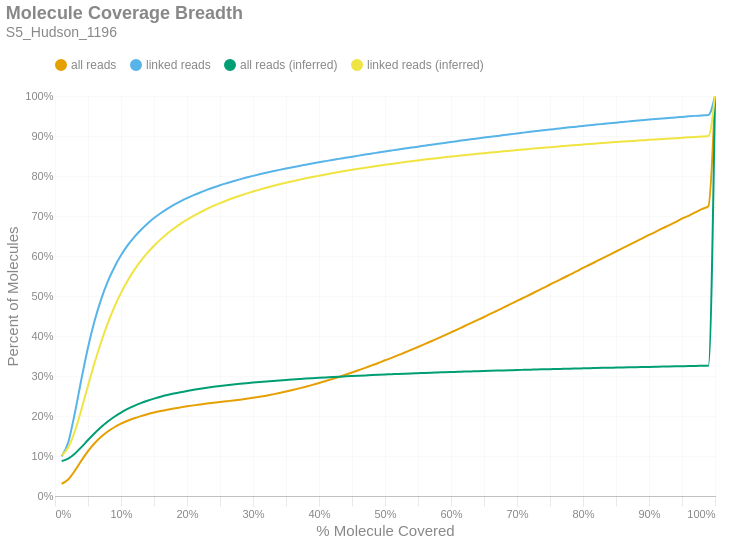

Notebook source saved alongside this figure:
### Markdown cell above
### Molecule Read Coverage
This chart shows molecule coverage breadth as computed by the number of bases aligned to that molecule. In other words, "*how much of each unique long molecule is actually sequenced/aligned?*" Keep in mind there is a distinction between sequences and alignments, since some sequences belonging to a particular molecule may not align well and wouldn't appear in the alignment data. This chart also shows molecule coverage breadth as computed by the *inferred fragment* from which the aligned sequences originate. Unlike read coverage, this calculation takes into account the total insert size, including unsequenced gaps between the forward and reverse reads. Like the previous figures, these are cumulative percents.

### Code cell
if SKIPLR:
    print_html(f"Skipped")
else:
    binned_df = consolidated_hist(valids['coverage_bp'], mask, 0.01, True)
    binned_df_inf = consolidated_hist(valids['coverage_inserts'], mask, 0.01, True)
    binned_df = binned_df.with_columns(pl.lit(binned_df_inf['all reads (cumsum)']).alias('all reads (inferred)'))
    binned_df = binned_df.with_columns(pl.lit(binned_df_inf['linked reads (cumsum)']).alias('linked reads (inferred)'))
    binned_df = binned_df.with_columns(
        (pl.col('bin').cast(pl.Float64) + 0.01).alias('right_edge')
    )

    with SafeRender(binned_df):
        (
            density_plot(binned_df, 'Molecule Coverage Breadth', samplename, 'molcov', ['all reads (inferred)','linked reads (inferred)'])
            .encode(
                #x=alt.X('bin:Q', title="% Molecule Covered").axis(format = '%').scale(padding=0),
                x=alt.X('right_edge:Q', title="% Molecule Covered").axis(format='%').scale(padding=0),
                y=alt.Y('value:Q', title='Percent of Molecules')
                    .axis(format='%')
                    .stack(False)
                    .scale(domainMin=0, padding=0),
                color=alt.Color("key:N").scale(domain = ["all reads", "linked reads", "all reads (inferred)", "linked reads (inferred)"]),
                tooltip = [
                    alt.Tooltip("key:N", title = "Data Type"),
                    alt.Tooltip("range_label:N", title="% Molecule Covered"),
                    alt.Tooltip("value:Q", format = ".2%", title="% Molecules")
                ]
            )
        ).display()

### Figure 1 — Vega-Lite specification as saved in the notebook (floating-point values rounded to 4 significant figures)
{"width": "container", "height": 400, "config": {"title": {"anchor": "start", "dy": -15, "fontSize": 18, "color": "#888888", "subtitleColor": "#888888", "subtitleFontSize": 14}, "arc": {"fill": "#0072B2"}, "axis": {"domainColor": "#888888", "domainWidth": 0.5, "gridWidth": 0.2, "grid": false, "titleFontWeight": 400, "titleFontSize": 15, "labelFontSize": 11, "labelColor": "#888888", "tickColor": "#888888", "tickWidth": 0.2, "titleColor": "#888888"}, "axisBand": {"grid": false}, "axisX": {"grid": true, "tickSize": 10, "domainCap": "round"}, "axisY": {"domain": false, "grid": true, "tickSize": 0, "domainCap": "round"}, "background": "transparent", "header": {"labelFontSize": 15, "labelColor": "#888888", "titleFontSize": 15, "titleFontWeight": 600, "titleColor": "#888888"}, "legend": {"labelFont": "sans-serif", "labelFontSize": 12, "labelColor": "#888888", "symbolSize": 100, "symbolType": "circle", "titleFontSize": 12, "titlePadding": 10, "titleColor": "#888888", "title": null, "orient": "top"}, "range": {"category": ["#E69F00", "#56B4E9", "#009E73", "#F0E442", "#0072B2", "#D55E00", "#CC79A7", "#000000"], "diverging": ["#cfe8f3", "#a2d4ec", "#73bfe2", "#46abdb", "#1696d2", "#12719e"]}, "area": {"fill": "#0072B2", "fillOpacity": 0.7, "line": true, "strokeOpacity": 0.7}, "line": {"color": "#0072B2", "stroke": "#0072B2", "strokeWidth": 2}, "trail": {"color": "#0072B2", "stroke": "#0072B2", "strokeWidth": 0, "size": 1}, "point": {"filled": true, "fillOpacity": 1.0, "size": 95}, "text": {"color": "#888888", "fontSize": 11, "align": "right", "fontWeight": 400, "size": 11}, "bar": {"fill": "#0072B2", "stroke": null}, "view": {"stroke": null, "continuousWidth": 660, "continuousHeight": 400}}, "data": {"name": "data-9ef10f3ca62cff7d3837594afa25a64b"}, "mark": {"type": "line", "interpolate": "monotone", "point": {"opacity": 0, "size": 275}}, "encoding": {"color": {"field": "key", "scale": {"domain": ["all reads", "linked reads", "all reads (inferred)", "linked reads (inferred)"]}, "type": "nominal"}, "tooltip": [{"field": "key", "title": "Data Type", "type": "nominal"}, {"field": "range_label", "title": "% Molecule Covered", "type": "nominal"}, {"field": "value", "format": ".2%", "title": "% Molecules", "type": "quantitative"}], "x": {"axis": {"format": "%"}, "field": "right_edge", "scale": {"padding": 0}, "title": "% Molecule Covered", "type": "quantitative"}, "y": {"axis": {"format": "%"}, "field": "value", "scale": {"domainMin": 0, "padding": 0}, "stack": false, "title": "Percent of Molecules", "type": "quantitative"}}, "params": [{"name": "param_c36ac31b6afebe62", "select": {"type": "point", "fields": ["key"]}, "bind": "legend"}], "title": {"text": "Molecule Coverage Breadth", "subtitle": "S5_Hudson_1196"}, "transform": [{"fold": ["all reads (cumsum)", "linked reads (cumsum)", "all reads (inferred)", "linked reads (inferred)"]}, {"calculate": "replace(datum.key, ' (cumsum)', '')", "as": "key"}, {"filter": {"param": "param_c36ac31b6afebe62"}}], "usermeta": {"embedOptions": {"downloadFileName": "S5_Hudson_1196.molcov"}}, "$schema": "https://vega.github.io/schema/vega-lite/v6.1.0.json", "datasets": {"data-9ef10f3ca62cff7d3837594afa25a64b": [{"bin": "0.0", "interval": "0.0-0.01", "all reads": 0.03055, "linked reads": 0.09915, "all reads (cumsum)": 0.03055, "linked reads (cumsum)": 0.09915, "range_label": "0.0-0.01", "all reads (inferred)": 0.08726, "linked reads (inferred)": 0.1014, "right_edge": 0.01}, {"bin": "0.01", "interval": "0.01-0.02", "all reads": 0.01065, "linked reads": 0.03469, "all reads (cumsum)": 0.0412, "linked reads (cumsum)": 0.1338, "range_label": "0.01-0.02", "all reads (inferred)": 0.09349, "linked reads (inferred)": 0.1211, "right_edge": 0.02}, {"bin": "0.02", "interval": "0.02-0.03", "all reads": 0.02192, "linked reads": 0.07294, "all reads (cumsum)": 0.06312, "linked reads (cumsum)": 0.2068, "range_label": "0.02-0.03", "all reads (inferred)": 0.1057, "linked reads (inferred)": 0.1612, "right_edge": 0.03}, {"bin": "0.03", "interval": "0.03-0.04", "all reads": 0.02544, "linked reads": 0.08523, "all reads (cumsum)": 0.08856, "linked reads (cumsum)": 0.292, "range_label": "0.03-0.04", "all reads (inferred)": 0.1221, "linked reads (inferred)": 0.2161, "right_edge": 0.04}, {"bin": "0.04", "interval": "0.04-0.05", "all reads": 0.02354, "linked reads": 0.07916, "all reads (cumsum)": 0.1121, "linked reads (cumsum)": 0.3712, "range_label": "0.04-0.05", "all reads (inferred)": 0.1399, "linked reads (inferred)": 0.2757, "right_edge": 0.05}, {"bin": "0.05", "interval": "0.05-0.06", "all reads": 0.01987, "linked reads": 0.06686, "all reads (cumsum)": 0.132, "linked reads (cumsum)": 0.438, "range_label": "0.05-0.06", "all reads (inferred)": 0.1568, "linked reads (inferred)": 0.333, "right_edge": 0.06}, {"bin": "0.06", "interval": "0.06-0.07", "all reads": 0.01613, "linked reads": 0.05423, "all reads (cumsum)": 0.1481, "linked reads (cumsum)": 0.4923, "range_label": "0.06-0.07", "all reads (inferred)": 0.1724, "linked reads (inferred)": 0.3856, "right_edge": 0.07}, {"bin": "0.07", "interval": "0.07-0.08", "all reads": 0.01315, "linked reads": 0.04419, "all reads (cumsum)": 0.1613, "linked reads (cumsum)": 0.5365, "range_label": "0.07-0.08", "all reads (inferred)": 0.1862, "linked reads (inferred)": 0.4323, "right_edge": 0.08}, {"bin": "0.08", "interval": "0.08-0.09", "all reads": 0.01061, "linked reads": 0.03559, "all reads (cumsum)": 0.1719, "linked reads (cumsum)": 0.572, "range_label": "0.08-0.09", "all reads (inferred)": 0.1982, "linked reads (inferred)": 0.4729, "right_edge": 0.09}, {"bin": "0.09", "interval": "0.09-0.1", "all reads": 0.008867, "linked reads": 0.02965, "all reads (cumsum)": 0.1807, "linked reads (cumsum)": 0.6017, "range_label": "0.09-0.1", "all reads (inferred)": 0.2086, "linked reads (inferred)": 0.5079, "right_edge": 0.1}, {"bin": "0.1", "interval": "0.1-0.11", "all reads": 0.007411, "linked reads": 0.0248, "all reads (cumsum)": 0.1881, "linked reads (cumsum)": 0.6265, "range_label": "0.1-0.11", "all reads (inferred)": 0.2176, "linked reads (inferred)": 0.5383, "right_edge": 0.11}, {"bin": "0.11", "interval": "0.11-0.12", "all reads": 0.00625, "linked reads": 0.02081, "all reads (cumsum)": 0.1944, "linked reads (cumsum)": 0.6473, "range_label": "0.11-0.12", "all reads (inferred)": 0.2254, "linked reads (inferred)": 0.5647, "right_edge": 0.12}, {"bin": "0.12", "interval": "0.12-0.13", "all reads": 0.005352, "linked reads": 0.01785, "all reads (cumsum)": 0.1997, "linked reads (cumsum)": 0.6652, "range_label": "0.12-0.13", "all reads (inferred)": 0.2322, "linked reads (inferred)": 0.5878, "right_edge": 0.13}, {"bin": "0.13", "interval": "0.13-0.14", "all reads": 0.004754, "linked reads": 0.01575, "all reads (cumsum)": 0.2045, "linked reads (cumsum)": 0.6809, "range_label": "0.13-0.14", "all reads (inferred)": 0.2381, "linked reads (inferred)": 0.6077, "right_edge": 0.14}, {"bin": "0.14", "interval": "0.14-0.15", "all reads": 0.004207, "linked reads": 0.01391, "all reads (cumsum)": 0.2087, "linked reads (cumsum)": 0.6948, "range_label": "0.14-0.15", "all reads (inferred)": 0.2434, "linked reads (inferred)": 0.6258, "right_edge": 0.15}, {"bin": "0.15", "interval": "0.15-0.16", "all reads": 0.003707, "linked reads": 0.01215, "all reads (cumsum)": 0.2124, "linked reads (cumsum)": 0.707, "range_label": "0.15-0.16", "all reads (inferred)": 0.2481, "linked reads (inferred)": 0.6416, "right_edge": 0.16}, {"bin": "0.16", "interval": "0.16-0.17", "all reads": 0.00337, "linked reads": 0.01096, "all reads (cumsum)": 0.2158, "linked reads (cumsum)": 0.7179, "range_label": "0.16-0.17", "all reads (inferred)": 0.2523, "linked reads (inferred)": 0.6558, "right_edge": 0.17}, {"bin": "0.17", "interval": "0.17-0.18", "all reads": 0.003055, "linked reads": 0.009811, "all reads (cumsum)": 0.2188, "linked reads (cumsum)": 0.7278, "range_label": "0.17-0.18", "all reads (inferred)": 0.2562, "linked reads (inferred)": 0.6687, "right_edge": 0.18}, {"bin": "0.18", "interval": "0.18-0.19", "all reads": 0.002738, "linked reads": 0.008703, "all reads (cumsum)": 0.2216, "linked reads (cumsum)": 0.7365, "range_label": "0.18-0.19", "all reads (inferred)": 0.2596, "linked reads (inferred)": 0.6804, "right_edge": 0.19}, {"bin": "0.19", "interval": "0.19-0.2", "all reads": 0.002585, "linked reads": 0.008102, "all reads (cumsum)": 0.2242, "linked reads (cumsum)": 0.7446, "range_label": "0.19-0.2", "all reads (inferred)": 0.2627, "linked reads (inferred)": 0.6908, "right_edge": 0.2}, {"bin": "0.2", "interval": "0.2-0.21", "all reads": 0.002429, "linked reads": 0.007511, "all reads (cumsum)": 0.2266, "linked reads (cumsum)": 0.7521, "range_label": "0.2-0.21", "all reads (inferred)": 0.2656, "linked reads (inferred)": 0.7004, "right_edge": 0.21}, {"bin": "0.21", "interval": "0.21-0.22", "all reads": 0.002246, "linked reads": 0.006809, "all reads (cumsum)": 0.2288, "linked reads (cumsum)": 0.7589, "range_label": "0.21-0.22", "all reads (inferred)": 0.2682, "linked reads (inferred)": 0.7091, "right_edge": 0.22}, {"bin": "0.22", "interval": "0.22-0.23", "all reads": 0.002133, "linked reads": 0.006306, "all reads (cumsum)": 0.231, "linked reads (cumsum)": 0.7652, "range_label": "0.22-0.23", "all reads (inferred)": 0.2707, "linked reads (inferred)": 0.7175, "right_edge": 0.23}, {"bin": "0.23", "interval": "0.23-0.24", "all reads": 0.002076, "linked reads": 0.006007, "all reads (cumsum)": 0.233, "linked reads (cumsum)": 0.7712, "range_label": "0.23-0.24", "all reads (inferred)": 0.2729, "linked reads (inferred)": 0.7252, "right_edge": 0.24}, {"bin": "0.24", "interval": "0.24-0.25", "all reads": 0.001973, "linked reads": 0.005542, "all reads (cumsum)": 0.235, "linked reads (cumsum)": 0.7767, "range_label": "0.24-0.25", "all reads (inferred)": 0.275, "linked reads (inferred)": 0.7322, "right_edge": 0.25}, {"bin": "0.25", "interval": "0.25-0.26", "all reads": 0.001897, "linked reads": 0.005165, "all reads (cumsum)": 0.2369, "linked reads (cumsum)": 0.7819, "range_label": "0.25-0.26", "all reads (inferred)": 0.277, "linked reads (inferred)": 0.7387, "right_edge": 0.26}, {"bin": "0.26", "interval": "0.26-0.27", "all reads": 0.001921, "linked reads": 0.004997, "all reads (cumsum)": 0.2388, "linked reads (cumsum)": 0.7869, "range_label": "0.26-0.27", "all reads (inferred)": 0.2788, "linked reads (inferred)": 0.7449, "right_edge": 0.27}, {"bin": "0.27", "interval": "0.27-0.28", "all reads": 0.001988, "linked reads": 0.004685, "all reads (cumsum)": 0.2408, "linked reads (cumsum)": 0.7916, "range_label": "0.27-0.28", "all reads (inferred)": 0.2805, "linked reads (inferred)": 0.7506, "right_edge": 0.28}, {"bin": "0.28", "interval": "0.28-0.29", "all reads": 0.002134, "linked reads": 0.004445, "all reads (cumsum)": 0.243, "linked reads (cumsum)": 0.796, "range_label": "0.28-0.29", "all reads (inferred)": 0.2821, "linked reads (inferred)": 0.756, "right_edge": 0.29}, {"bin": "0.29", "interval": "0.29-0.3", "all reads": 0.002405, "linked reads": 0.004306, "all reads (cumsum)": 0.2454, "linked reads (cumsum)": 0.8003, "range_label": "0.29-0.3", "all reads (inferred)": 0.2836, "linked reads (inferred)": 0.7611, "right_edge": 0.3}, {"bin": "0.3", "interval": "0.3-0.31", "all reads": 0.002638, "linked reads": 0.004055, "all reads (cumsum)": 0.248, "linked reads (cumsum)": 0.8044, "range_label": "0.3-0.31", "all reads (inferred)": 0.2851, "linked reads (inferred)": 0.7659, "right_edge": 0.31}, {"bin": "0.31", "interval": "0.31-0.32", "all reads": 0.002882, "linked reads": 0.003781, "all reads (cumsum)": 0.2509, "linked reads (cumsum)": 0.8082, "range_label": "0.31-0.32", "all reads (inferred)": 0.2865, "linked reads (inferred)": 0.7706, "right_edge": 0.32}, {"bin": "0.32", "interval": "0.32-0.33", "all reads": 0.003224, "linked reads": 0.003662, "all reads (cumsum)": 0.2541, "linked reads (cumsum)": 0.8118, "range_label": "0.32-0.33", "all reads (inferred)": 0.2878, "linked reads (inferred)": 0.775, "right_edge": 0.33}, {"bin": "0.33", "interval": "0.33-0.34", "all reads": 0.003355, "linked reads": 0.003502, "all reads (cumsum)": 0.2575, "linked reads (cumsum)": 0.8153, "range_label": "0.33-0.34", "all reads (inferred)": 0.289, "linked reads (inferred)": 0.7792, "right_edge": 0.34}, {"bin": "0.34", "interval": "0.34-0.35", "all reads": 0.003572, "linked reads": 0.003404, "all reads (cumsum)": 0.261, "linked reads (cumsum)": 0.8187, "range_label": "0.34-0.35", "all reads (inferred)": 0.2902, "linked reads (inferred)": 0.7831, "right_edge": 0.35}, {"bin": "0.35", "interval": "0.35-0.36", "all reads": 0.003886, "linked reads": 0.003327, "all reads (cumsum)": 0.2649, "linked reads (cumsum)": 0.8221, "range_label": "0.35-0.36", "all reads (inferred)": 0.2913, "linked reads (inferred)": 0.7869, "right_edge": 0.36}, {"bin": "0.36", "interval": "0.36-0.37", "all reads": 0.004082, "linked reads": 0.00317, "all reads (cumsum)": 0.269, "linked reads (cumsum)": 0.8252, "range_label": "0.36-0.37", "all reads (inferred)": 0.2925, "linked reads (inferred)": 0.7906, "right_edge": 0.37}, {"bin": "0.37", "interval": "0.37-0.38", "all reads": 0.004265, "linked reads": 0.003032, "all reads (cumsum)": 0.2733, "linked reads (cumsum)": 0.8283, "range_label": "0.37-0.38", "all reads (inferred)": 0.2935, "linked reads (inferred)": 0.7942, "right_edge": 0.38}, {"bin": "0.38", "interval": "0.38-0.39", "all reads": 0.004496, "linked reads": 0.003036, "all reads (cumsum)": 0.2778, "linked reads (cumsum)": 0.8313, "range_label": "0.38-0.39", "all reads (inferred)": 0.2945, "linked reads (inferred)": 0.7975, "right_edge": 0.39}, {"bin": "0.39", "interval": "0.39-0.4", "all reads": 0.004741, "linked reads": 0.003033, "all reads (cumsum)": 0.2825, "linked reads (cumsum)": 0.8343, "range_label": "0.39-0.4", "all reads (inferred)": 0.2955, "linked reads (inferred)": 0.8008, "right_edge": 0.4}, {"bin": "0.4", "interval": "0.4-0.41", "all reads": 0.004795, "linked reads": 0.002834, "all reads (cumsum)": 0.2873, "linked reads (cumsum)": 0.8372, "range_label": "0.4-0.41", "all reads (inferred)": 0.2964, "linked reads (inferred)": 0.8039, "right_edge": 0.41}, {"bin": "0.41", "interval": "0.41-0.42", "all reads": 0.005083, "linked reads": 0.002891, "all reads (cumsum)": 0.2924, "linked reads (cumsum)": 0.8401, "range_label": "0.41-0.42", "all reads (inferred)": 0.2973, "linked reads (inferred)": 0.8069, "right_edge": 0.42}, {"bin": "0.42", "interval": "0.42-0.43", "all reads": 0.005245, "linked reads": 0.002745, "all reads (cumsum)": 0.2976, "linked reads (cumsum)": 0.8428, "range_label": "0.42-0.43", "all reads (inferred)": 0.2982, "linked reads (inferred)": 0.8098, "right_edge": 0.43}, {"bin": "0.43", "interval": "0.43-0.44", "all reads": 0.005434, "linked reads": 0.002773, "all reads (cumsum)": 0.3031, "linked reads (cumsum)": 0.8456, "range_label": "0.43-0.44", "all reads (inferred)": 0.2991, "linked reads (inferred)": 0.8126, "right_edge": 0.44}, {"bin": "0.44", "interval": "0.44-0.45", "all reads": 0.005626, "linked reads": 0.002664, "all reads (cumsum)": 0.3087, "linked reads (cumsum)": 0.8482, "range_label": "0.44-0.45", "all reads (inferred)": 0.2999, "linked reads (inferred)": 0.8154, "right_edge": 0.45}, {"bin": "0.45", "interval": "0.45-0.46", "all reads": 0.005794, "linked reads": 0.002721, "all reads (cumsum)": 0.3145, "linked reads (cumsum)": 0.851, "range_label": "0.45-0.46", "all reads (inferred)": 0.3007, "linked reads (inferred)": 0.818, "right_edge": 0.46}, {"bin": "0.46", "interval": "0.46-0.47", "all reads": 0.005874, "linked reads": 0.002655, "all reads (cumsum)": 0.3204, "linked reads (cumsum)": 0.8536, "range_label": "0.46-0.47", "all reads (inferred)": 0.3015, "linked reads (inferred)": 0.8206, "right_edge": 0.47}, {"bin": "0.47", "interval": "0.47-0.48", "all reads": 0.006081, "linked reads": 0.002555, "all reads (cumsum)": 0.3264, "linked reads (cumsum)": 0.8562, "range_label": "0.47-0.48", "all reads (inferred)": 0.3023, "linked reads (inferred)": 0.8231, "right_edge": 0.48}, {"bin": "0.48", "interval": "0.48-0.49", "all reads": 0.005968, "linked reads": 0.002525, "all reads (cumsum)": 0.3324, "linked reads (cumsum)": 0.8587, "range_label": "0.48-0.49", "all reads (inferred)": 0.303, "linked reads (inferred)": 0.8256, "right_edge": 0.49}, {"bin": "0.49", "interval": "0.49-0.5", "all reads": 0.006838, "linked reads": 0.00264, "all reads (cumsum)": 0.3392, "linked reads (cumsum)": 0.8613, "range_label": "0.49-0.5", "all reads (inferred)": 0.3037, "linked reads (inferred)": 0.828, "right_edge": 0.5}, {"bin": "0.5", "interval": "0.5-0.51", "all reads": 0.006042, "linked reads": 0.002446, "all reads (cumsum)": 0.3453, "linked reads (cumsum)": 0.8638, "range_label": "0.5-0.51", "all reads (inferred)": 0.3044, "linked reads (inferred)": 0.8303, "right_edge": 0.51}, {"bin": "0.51", "interval": "0.51-0.52", "all reads": 0.006774, "linked reads": 0.002433, "all reads (cumsum)": 0.3521, "linked reads (cumsum)": 0.8662, "range_label": "0.51-0.52", "all reads (inferred)": 0.3051, "linked reads (inferred)": 0.8326, "right_edge": 0.52}, {"bin": "0.52", "interval": "0.52-0.53", "all reads": 0.006689, "linked reads": 0.002404, "all reads (cumsum)": 0.3587, "linked reads (cumsum)": 0.8686, "range_label": "0.52-0.53", "all reads (inferred)": 0.3058, "linked reads (inferred)": 0.8348, "right_edge": 0.53}, {"bin": "0.53", "interval": "0.53-0.54", "all reads": 0.006926, "linked reads": 0.002352, "all reads (cumsum)": 0.3657, "linked reads (cumsum)": 0.871, "range_label": "0.53-0.54", "all reads (inferred)": 0.3064, "linked reads (inferred)": 0.8369, "right_edge": 0.54}, {"bin": "0.54", "interval": "0.54-0.55", "all reads": 0.006928, "linked reads": 0.002389, "all reads (cumsum)": 0.3726, "linked reads (cumsum)": 0.8734, "range_label": "0.54-0.55", "all reads (inferred)": 0.307, "linked reads (inferred)": 0.839, "right_edge": 0.55}, {"bin": "0.55", "interval": "0.55-0.56", "all reads": 0.007148, "linked reads": 0.002344, "all reads (cumsum)": 0.3797, "linked reads (cumsum)": 0.8757, "range_label": "0.55-0.56", "all reads (inferred)": 0.3077, "linked reads (inferred)": 0.8411, "right_edge": 0.56}, {"bin": "0.56", "interval": "0.56-0.57", "all reads": 0.007222, "linked reads": 0.002361, "all reads (cumsum)": 0.387, "linked reads (cumsum)": 0.8781, "range_label": "0.56-0.57", "all reads (inferred)": 0.3083, "linked reads (inferred)": 0.843, "right_edge": 0.57}, {"bin": "0.57", "interval": "0.57-0.58", "all reads": 0.007183, "linked reads": 0.002286, "all reads (cumsum)": 0.3942, "linked reads (cumsum)": 0.8803, "range_label": "0.57-0.58", "all reads (inferred)": 0.3088, "linked reads (inferred)": 0.8448, "right_edge": 0.58}, {"bin": "0.58", "interval": "0.58-0.59", "all reads": 0.007393, "linked reads": 0.002305, "all reads (cumsum)": 0.4015, "linked reads (cumsum)": 0.8827, "range_label": "0.58-0.59", "all reads (inferred)": 0.3094, "linked reads (inferred)": 0.8467, "right_edge": 0.59}, {"bin": "0.59", "interval": "0.59-0.6", "all reads": 0.007614, "linked reads": 0.002351, "all reads (cumsum)": 0.4092, "linked reads (cumsum)": 0.885, "range_label": "0.59-0.6", "all reads (inferred)": 0.3099, "linked reads (inferred)": 0.8486, "right_edge": 0.6}, {"bin": "0.6", "interval": "0.6-0.61", "all reads": 0.007393, "linked reads": 0.00226, "all reads (cumsum)": 0.4166, "linked reads (cumsum)": 0.8873, "range_label": "0.6-0.61", "all reads (inferred)": 0.3105, "linked reads (inferred)": 0.8503, "right_edge": 0.61}, {"bin": "0.61", "interval": "0.61-0.62", "all reads": 0.007778, "linked reads": 0.00222, "all reads (cumsum)": 0.4243, "linked reads (cumsum)": 0.8895, "range_label": "0.61-0.62", "all reads (inferred)": 0.311, "linked reads (inferred)": 0.8521, "right_edge": 0.62}, {"bin": "0.62", "interval": "0.62-0.63", "all reads": 0.007675, "linked reads": 0.002208, "all reads (cumsum)": 0.432, "linked reads (cumsum)": 0.8917, "range_label": "0.62-0.63", "all reads (inferred)": 0.3115, "linked reads (inferred)": 0.8537, "right_edge": 0.63}, {"bin": "0.63", "interval": "0.63-0.64", "all reads": 0.007768, "linked reads": 0.002159, "all reads (cumsum)": 0.4398, "linked reads (cumsum)": 0.8939, "range_label": "0.63-0.64", "all reads (inferred)": 0.312, "linked reads (inferred)": 0.8554, "right_edge": 0.64}, {"bin": "0.64", "interval": "0.64-0.65", "all reads": 0.007782, "linked reads": 0.002159, "all reads (cumsum)": 0.4476, "linked reads (cumsum)": 0.896, "range_label": "0.64-0.65", "all reads (inferred)": 0.3126, "linked reads (inferred)": 0.8571, "right_edge": 0.65}, {"bin": "0.65", "interval": "0.65-0.66", "all reads": 0.008143, "linked reads": 0.002151, "all reads (cumsum)": 0.4557, "linked reads (cumsum)": 0.8982, "range_label": "0.65-0.66", "all reads (inferred)": 0.313, "linked reads (inferred)": 0.8587, "right_edge": 0.66}, {"bin": "0.66", "interval": "0.66-0.67", "all reads": 0.007786, "linked reads": 0.002067, "all reads (cumsum)": 0.4635, "linked reads (cumsum)": 0.9002, "range_label": "0.66-0.67", "all reads (inferred)": 0.3135, "linked reads (inferred)": 0.8603, "right_edge": 0.67}, {"bin": "0.67", "interval": "0.67-0.68", "all reads": 0.008057, "linked reads": 0.002064, "all reads (cumsum)": 0.4715, "linked reads (cumsum)": 0.9023, "range_label": "0.67-0.68", "all reads (inferred)": 0.314, "linked reads (inferred)": 0.8618, "right_edge": 0.68}, {"bin": "0.68", "interval": "0.68-0.69", "all reads": 0.007943, "linked reads": 0.002019, "all reads (cumsum)": 0.4795, "linked reads (cumsum)": 0.9043, "range_label": "0.68-0.69", "all reads (inferred)": 0.3145, "linked reads (inferred)": 0.8634, "right_edge": 0.69}, {"bin": "0.69", "interval": "0.69-0.7", "all reads": 0.008198, "linked reads": 0.002126, "all reads (cumsum)": 0.4877, "linked reads (cumsum)": 0.9064, "range_label": "0.69-0.7", "all reads (inferred)": 0.3149, "linked reads (inferred)": 0.8649, "right_edge": 0.7}, {"bin": "0.7", "interval": "0.7-0.71", "all reads": 0.008052, "linked reads": 0.001986, "all reads (cumsum)": 0.4957, "linked reads (cumsum)": 0.9084, "range_label": "0.7-0.71", "all reads (inferred)": 0.3154, "linked reads (inferred)": 0.8664, "right_edge": 0.71}, {"bin": "0.71", "interval": "0.71-0.72", "all reads": 0.008022, "linked reads": 0.001943, "all reads (cumsum)": 0.5038, "linked reads (cumsum)": 0.9104, "range_label": "0.71-0.72", "all reads (inferred)": 0.3158, "linked reads (inferred)": 0.8678, "right_edge": 0.72}, {"bin": "0.72", "interval": "0.72-0.73", "all reads": 0.008274, "linked reads": 0.00194, "all reads (cumsum)": 0.512, "linked reads (cumsum)": 0.9123, "range_label": "0.72-0.73", "all reads (inferred)": 0.3163, "linked reads (inferred)": 0.8693, "right_edge": 0.73}, {"bin": "0.73", "interval": "0.73-0.74", "all reads": 0.008096, "linked reads": 0.001898, "all reads (cumsum)": 0.5201, "linked reads (cumsum)": 0.9142, "range_label": "0.73-0.74", "all reads (inferred)": 0.3167, "linked reads (inferred)": 0.8707, "right_edge": 0.74}, {"bin": "0.74", "interval": "0.74-0.75", "all reads": 0.00866, "linked reads": 0.001906, "all reads (cumsum)": 0.5288, "linked reads (cumsum)": 0.9161, "range_label": "0.74-0.75", "all reads (inferred)": 0.3172, "linked reads (inferred)": 0.8721, "right_edge": 0.75}, {"bin": "0.75", "interval": "0.75-0.76", "all reads": 0.007953, "linked reads": 0.001816, "all reads (cumsum)": 0.5367, "linked reads (cumsum)": 0.9179, "range_label": "0.75-0.76", "all reads (inferred)": 0.3175, "linked reads (inferred)": 0.8734, "right_edge": 0.76}, {"bin": "0.76", "interval": "0.76-0.77", "all reads": 0.008272, "linked reads": 0.001876, "all reads (cumsum)": 0.545, "linked reads (cumsum)": 0.9198, "range_label": "0.76-0.77", "all reads (inferred)": 0.318, "linked reads (inferred)": 0.8748, "right_edge": 0.77}, {"bin": "0.77", "interval": "0.77-0.78", "all reads": 0.008195, "linked reads": 0.001806, "all reads (cumsum)": 0.5532, "linked reads (cumsum)": 0.9216, "range_label": "0.77-0.78", "all reads (inferred)": 0.3184, "linked reads (inferred)": 0.8761, "right_edge": 0.78}, {"bin": "0.78", "interval": "0.78-0.79", "all reads": 0.008244, "linked reads": 0.001715, "all reads (cumsum)": 0.5615, "linked reads (cumsum)": 0.9233, "range_label": "0.78-0.79", "all reads (inferred)": 0.3188, "linked reads (inferred)": 0.8773, "right_edge": 0.79}, {"bin": "0.79", "interval": "0.79-0.8", "all reads": 0.0086, "linked reads": 0.001797, "all reads (cumsum)": 0.5701, "linked reads (cumsum)": 0.9251, "range_label": "0.79-0.8", "all reads (inferred)": 0.3192, "linked reads (inferred)": 0.8786, "right_edge": 0.8}, {"bin": "0.8", "interval": "0.8-0.81", "all reads": 0.008053, "linked reads": 0.001659, "all reads (cumsum)": 0.5781, "linked reads (cumsum)": 0.9268, "range_label": "0.8-0.81", "all reads (inferred)": 0.3196, "linked reads (inferred)": 0.88, "right_edge": 0.81}, {"bin": "0.81", "interval": "0.81-0.82", "all reads": 0.008276, "linked reads": 0.001756, "all reads (cumsum)": 0.5864, "linked reads (cumsum)": 0.9285, "range_label": "0.81-0.82", "all reads (inferred)": 0.3199, "linked reads (inferred)": 0.8812, "right_edge": 0.82}, {"bin": "0.82", "interval": "0.82-0.83", "all reads": 0.008349, "linked reads": 0.001642, "all reads (cumsum)": 0.5947, "linked reads (cumsum)": 0.9302, "range_label": "0.82-0.83", "all reads (inferred)": 0.3203, "linked reads (inferred)": 0.8825, "right_edge": 0.83}, {"bin": "0.83", "interval": "0.83-0.84", "all reads": 0.008293, "linked reads": 0.001628, "all reads (cumsum)": 0.603, "linked reads (cumsum)": 0.9318, "range_label": "0.83-0.84", "all reads (inferred)": 0.3207, "linked reads (inferred)": 0.8836, "right_edge": 0.84}, {"bin": "0.84", "interval": "0.84-0.85", "all reads": 0.008204, "linked reads": 0.001556, "all reads (cumsum)": 0.6112, "linked reads (cumsum)": 0.9334, "range_label": "0.84-0.85", "all reads (inferred)": 0.3211, "linked reads (inferred)": 0.8849, "right_edge": 0.85}, {"bin": "0.85", "interval": "0.85-0.86", "all reads": 0.008275, "linked reads": 0.001623, "all reads (cumsum)": 0.6195, "linked reads (cumsum)": 0.935, "range_label": "0.85-0.86", "all reads (inferred)": 0.3214, "linked reads (inferred)": 0.886, "right_edge": 0.86}, {"bin": "0.86", "interval": "0.86-0.87", "all reads": 0.00825, "linked reads": 0.001588, "all reads (cumsum)": 0.6278, "linked reads (cumsum)": 0.9366, "range_label": "0.86-0.87", "all reads (inferred)": 0.3218, "linked reads (inferred)": 0.8871, "right_edge": 0.87}, {"bin": "0.87", "interval": "0.87-0.88", "all reads": 0.008363, "linked reads": 0.001557, "all reads (cumsum)": 0.6361, "linked reads (cumsum)": 0.9381, "range_label": "0.87-0.88", "all reads (inferred)": 0.3221, "linked reads (inferred)": 0.8882, "right_edge": 0.88}, {"bin": "0.88", "interval": "0.88-0.89", "all reads": 0.008132, "linked reads": 0.001466, "all reads (cumsum)": 0.6442, "linked reads (cumsum)": 0.9396, "range_label": "0.88-0.89", "all reads (inferred)": 0.3225, "linked reads (inferred)": 0.8893, "right_edge": 0.89}, {"bin": "0.89", "interval": "0.89-0.9", "all reads": 0.008351, "linked reads": 0.001453, "all reads (cumsum)": 0.6526, "linked reads (cumsum)": 0.941, "range_label": "0.89-0.9", "all reads (inferred)": 0.3228, "linked reads (inferred)": 0.8904, "right_edge": 0.9}, {"bin": "0.9", "interval": "0.9-0.91", "all reads": 0.007783, "linked reads": 0.001358, "all reads (cumsum)": 0.6604, "linked reads (cumsum)": 0.9424, "range_label": "0.9-0.91", "all reads (inferred)": 0.3231, "linked reads (inferred)": 0.8914, "right_edge": 0.91}, {"bin": "0.91", "interval": "0.91-0.92", "all reads": 0.008743, "linked reads": 0.00144, "all reads (cumsum)": 0.6691, "linked reads (cumsum)": 0.9438, "range_label": "0.91-0.92", "all reads (inferred)": 0.3235, "linked reads (inferred)": 0.8925, "right_edge": 0.92}, {"bin": "0.92", "interval": "0.92-0.93", "all reads": 0.007398, "linked reads": 0.001294, "all reads (cumsum)": 0.6765, "linked reads (cumsum)": 0.9451, "range_label": "0.92-0.93", "all reads (inferred)": 0.3238, "linked reads (inferred)": 0.8935, "right_edge": 0.93}, {"bin": "0.93", "interval": "0.93-0.94", "all reads": 0.008113, "linked reads": 0.00136, "all reads (cumsum)": 0.6846, "linked reads (cumsum)": 0.9465, "range_label": "0.93-0.94", "all reads (inferred)": 0.3241, "linked reads (inferred)": 0.8945, "right_edge": 0.94}, {"bin": "0.94", "interval": "0.94-0.95", "all reads": 0.008695, "linked reads": 0.001295, "all reads (cumsum)": 0.6933, "linked reads (cumsum)": 0.9478, "range_label": "0.94-0.95", "all reads (inferred)": 0.3244, "linked reads (inferred)": 0.8956, "right_edge": 0.95}, {"bin": "0.95", "interval": "0.95-0.96", "all reads": 0.007172, "linked reads": 0.001311, "all reads (cumsum)": 0.7005, "linked reads (cumsum)": 0.9491, "range_label": "0.95-0.96", "all reads (inferred)": 0.3248, "linked reads (inferred)": 0.8966, "right_edge": 0.96}, {"bin": "0.96", "interval": "0.96-0.97", "all reads": 0.008366, "linked reads": 0.001205, "all reads (cumsum)": 0.7089, "linked reads (cumsum)": 0.9503, "range_label": "0.96-0.97", "all reads (inferred)": 0.3251, "linked reads (inferred)": 0.8977, "right_edge": 0.97}, {"bin": "0.97", "interval": "0.97-0.98", "all reads": 0.008232, "linked reads": 0.001115, "all reads (cumsum)": 0.7171, "linked reads (cumsum)": 0.9514, "range_label": "0.97-0.98", "all reads (inferred)": 0.3255, "linked reads (inferred)": 0.8988, "right_edge": 0.98}, {"bin": "0.98", "interval": "0.98-0.99", "all reads": 0.00746, "linked reads": 0.001163, "all reads (cumsum)": 0.7246, "linked reads (cumsum)": 0.9526, "range_label": "0.98-0.99", "all reads (inferred)": 0.3259, "linked reads (inferred)": 0.8998, "right_edge": 0.99}, {"bin": "0.99", "interval": "0.99-1.0", "all reads": 0.2754, "linked reads": 0.04741, "all reads (cumsum)": 1.0, "linked reads (cumsum)": 1.0, "range_label": "0.99-1.0", "all reads (inferred)": 1.0, "linked reads (inferred)": 1.0, "right_edge": 1.0}]}}
